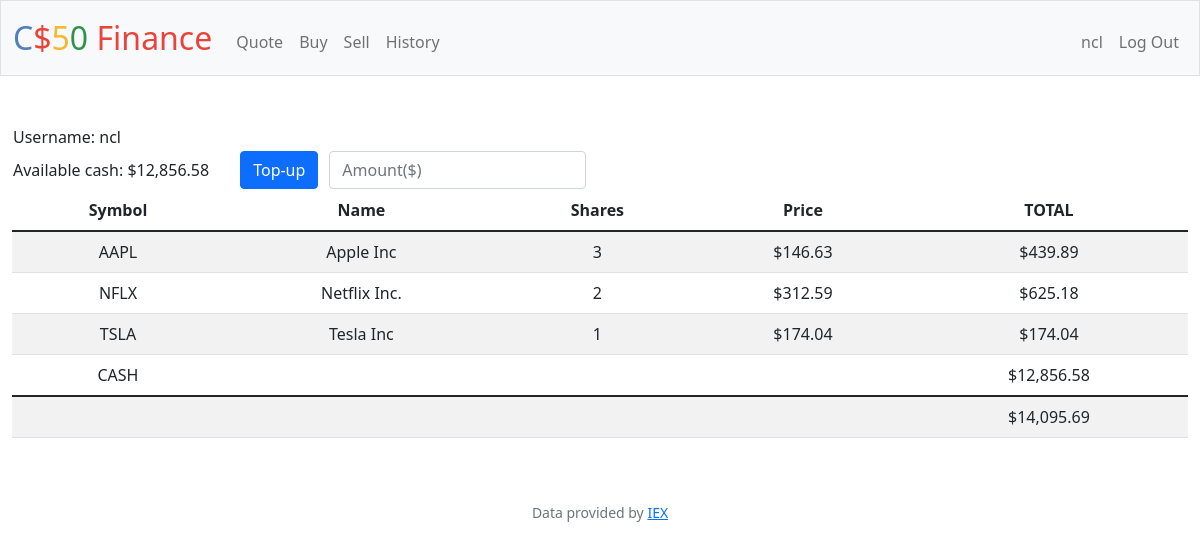
The page /profile (signed in) on the database as committed earlier.
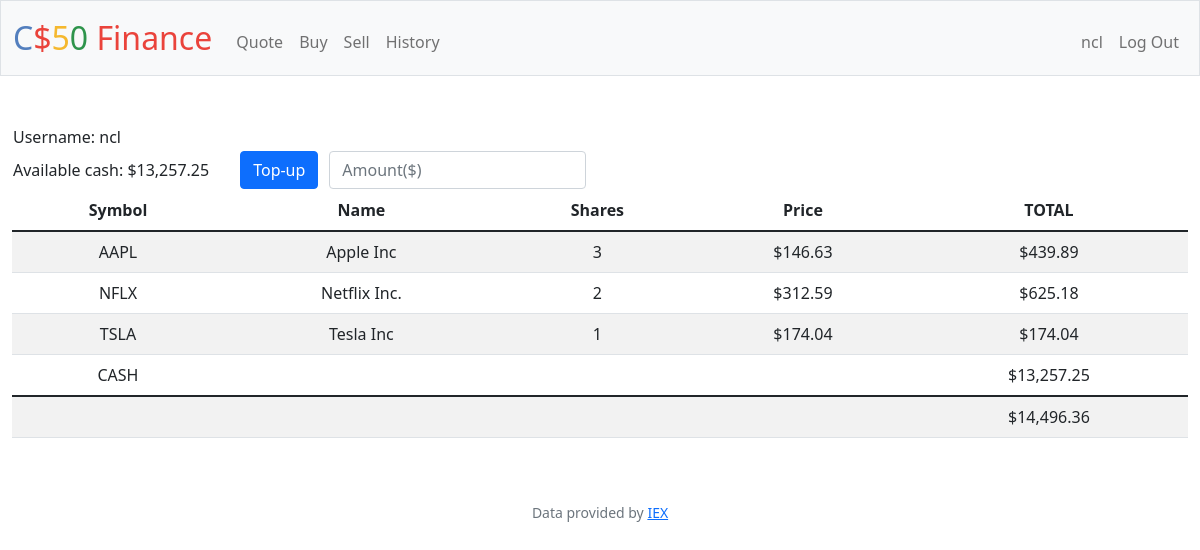
The same page on the database as committed later.
### tables this page shows
CREATE TABLE users (id INTEGER PRIMARY KEY AUTOINCREMENT NOT NULL, username TEXT NOT NULL, hash TEXT NOT NULL, cash NUMERIC NOT NULL DEFAULT 10000.00);

### app.py (the view)
@app.route("/profile", methods=["GET", "POST"])
@login_required
def profile():
    uid = session["user_id"]
    if request.method == "POST":
        topup = float(request.form.get("topup"))
        available_cash = float(db.execute("SELECT cash FROM users WHERE id = ?", uid)[0]["cash"])
        db.execute("UPDATE users SET cash = ? WHERE id = ?", available_cash + topup, uid)
        return redirect("/profile")
    else:
        username = db.execute("SELECT username FROM users WHERE id = ?", uid)[0]["username"]
        userdata = db.execute(
            "SELECT username, cash FROM users WHERE id = ?", uid)
        stocks = db.execute(
            "SELECT symbol, name, price, SUM(shares) as totalShares FROM transactions WHERE user_id = ? GROUP BY symbol", uid)
        cash = db.execute("SELECT cash FROM users WHERE id = ?", uid)[0]["cash"]
        total = cash
        for stock in stocks:
            total += stock["price"]*stock["totalShares"]
        return render_template("profile.html", stocks2=stocks, cash=usd(cash), total=usd(total), usd=usd, username=username, userdata=userdata)

### app.py (called while the page is built)
@app.after_request
def after_request(response):
    response.headers["Cache-Control"] = "no-cache, no-store, must-revalidate"
    response.headers["Expires"] = 0
    response.headers["Pragma"] = "no-cache"
    return response

### helpers.py (called while the page is built)
def login_required(f):
    @wraps(f)
    def decorated_function(*args, **kwargs):
        if session.get("user_id") is None:
            return redirect("/login")
        return f(*args, **kwargs)
    return decorated_function

def usd(value):
    return f"${value:,.2f}"

### templates/profile.html (shortened to what this page needs)
{% extends "layout.html" %}
{% block main %}
<table>
<tr>
<td style="text-align:left">
{% for data in userdata %}
            Username: {{ data["username"]}}
        {% endfor %}
</td>
</tr>
<tr>
<td style="text-align:left">
{% for data in userdata %}
            Available cash: {{ usd(data["cash"])}}
{% endfor %}
</td>
<form action="/profile" method="post">
<td style="padding-left: 30px">
    <button class="btn btn-primary" type="submit">Top-up</button></td>
<td style="padding-left: 10px">
    <div>
        <input class="form-control mx-auto w-auto" name="topup" placeholder="Amount($)" type="numeric">
    </div>
</td>
</form>
</tr>
</table>
<table class="table table-striped">
    <thead>
        <tr>
            <th>Symbol</th>
            <th>Name</th>
            <th>Shares</th>
            <th>Price</th>
            <th>TOTAL</th>
        </tr>
    </thead>
    <tbody>
        {% for stock in stocks2 %}
        <tr>
            <td>{{ stock["symbol"]}}</td>
            <td>{{ stock["name"]}}</td>
            <td>{{ stock["totalShares"]}}</td>
            <td>{{ usd(stock["price"]) }}</td>
            <td>{{ usd(stock["totalShares"] * stock["price"]) }}</td>
        </tr>
        {% endfor %}
        <tr>
            <td>CASH</td>
            <td colspan="3"></td>
            <td>{{ cash }}</td>
        </tr>
    </tbody>
        <td colspan="4"></td>
        <td>{{total}}</td>
</table>
{% endblock %}

### templates/layout.html (shortened to what this page needs)
<!DOCTYPE html>
<html lang="en">
    <head>
        <link href="https://cdn.jsdelivr.net/npm/bootstrap@5.1.3/dist/css/bootstrap.min.css" rel="stylesheet">
        <link href="/static/styles.css" rel="stylesheet">
    </head>
    <body>
        <nav class="bg-light border navbar navbar-expand-md navbar-light">
            <div class="container-fluid">
                <a class="navbar-brand" href="/"><span class="blue">C</span><span class="red">$</span><span class="yellow">5</span><span class="green">0</span> <span class="red">Finance</span></a>
                <div class="collapse navbar-collapse" id="navbar">
                    {% if session["user_id"] %}
                        <ul class="navbar-nav me-auto mt-2">
                            <li class="nav-item"><a class="nav-link" href="/quote">Quote</a></li>
                            <li class="nav-item"><a class="nav-link" href="/buy">Buy</a></li>
                            <li class="nav-item"><a class="nav-link" href="/sell">Sell</a></li>
                            <li class="nav-item"><a class="nav-link" href="/history">History</a></li>
                        </ul>
                        <ul class="navbar-nav ms-auto mt-2">
                            <li class="nav-item"><a class="nav-link"href="/profile">{{session["user"]}}</a></li>
                            <li class="nav-item"><a class="nav-link" href="/logout">Log Out</a></li>
                        </ul>
                    {% else %}
                        <ul class="navbar-nav ms-auto mt-2">
                            <li class="nav-item"><a class="nav-link" href="/register">Register</a></li>
                            <li class="nav-item"><a class="nav-link" href="/login">Log In</a></li>
                        </ul>
                    {% endif %}
                </div>
            </div>
        </nav>
        <main class="container-fluid py-5 text-center">
            {% block main %}{% endblock %}
        </main>
        <footer class="mb-5 small text-center text-muted">
            Data provided by <a href="https://iexcloud.io/">IEX</a>
        </footer>
    </body>
</html>

Rows that differ between the two databases and show on the page:
changed users "ncl": cash "$12,856.58" → "$13,257.25"
Other text that changed with them:
{{ cash }}: "$12,856.58" → "$13,257.25"
{{ total }}: "$14,095.69" → "$14,496.36"
